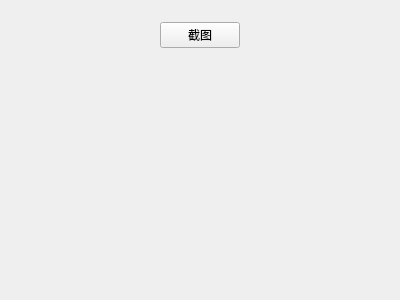
<?xml version="1.0" encoding="UTF-8"?>
<ui version="4.0">
 <class>MainMenu</class>
 <widget class="QWidget" name="MainMenu">
  <property name="geometry">
   <rect>
    <x>0</x>
    <y>0</y>
    <width>400</width>
    <height>300</height>
   </rect>
  </property>
  <property name="windowTitle">
   <string>MainMenu</string>
  </property>
  <layout class="QVBoxLayout" name="verticalLayout">
   <item>
    <widget class="QWidget" name="horizontalWidget" native="true">
     <property name="sizePolicy">
      <sizepolicy hsizetype="Preferred" vsizetype="Fixed">
       <horstretch>0</horstretch>
       <verstretch>0</verstretch>
      </sizepolicy>
     </property>
     <property name="minimumSize">
      <size>
       <width>0</width>
       <height>30</height>
      </size>
     </property>
     <layout class="QHBoxLayout" name="horizontalLayout">
      <item>
       <spacer name="horizontalSpacer_2">
        <property name="orientation">
         <enum>Qt::Horizontal</enum>
        </property>
        <property name="sizeHint" stdset="0">
         <size>
          <width>40</width>
          <height>20</height>
         </size>
        </property>
       </spacer>
      </item>
      <item>
       <widget class="QPushButton" name="pbtn_PrintScreen">
        <property name="text">
         <string>截图</string>
        </property>
       </widget>
      </item>
      <item>
       <spacer name="horizontalSpacer">
        <property name="orientation">
         <enum>Qt::Horizontal</enum>
        </property>
        <property name="sizeHint" stdset="0">
         <size>
          <width>40</width>
          <height>20</height>
         </size>
        </property>
       </spacer>
      </item>
     </layout>
    </widget>
   </item>
   <item>
    <widget class="QLabel" name="lbl_disp">
     <property name="text">
      <string/>
     </property>
    </widget>
   </item>
  </layout>
 </widget>
 <layoutdefault spacing="6" margin="11"/>
 <resources/>
 <connections/>
</ui>
